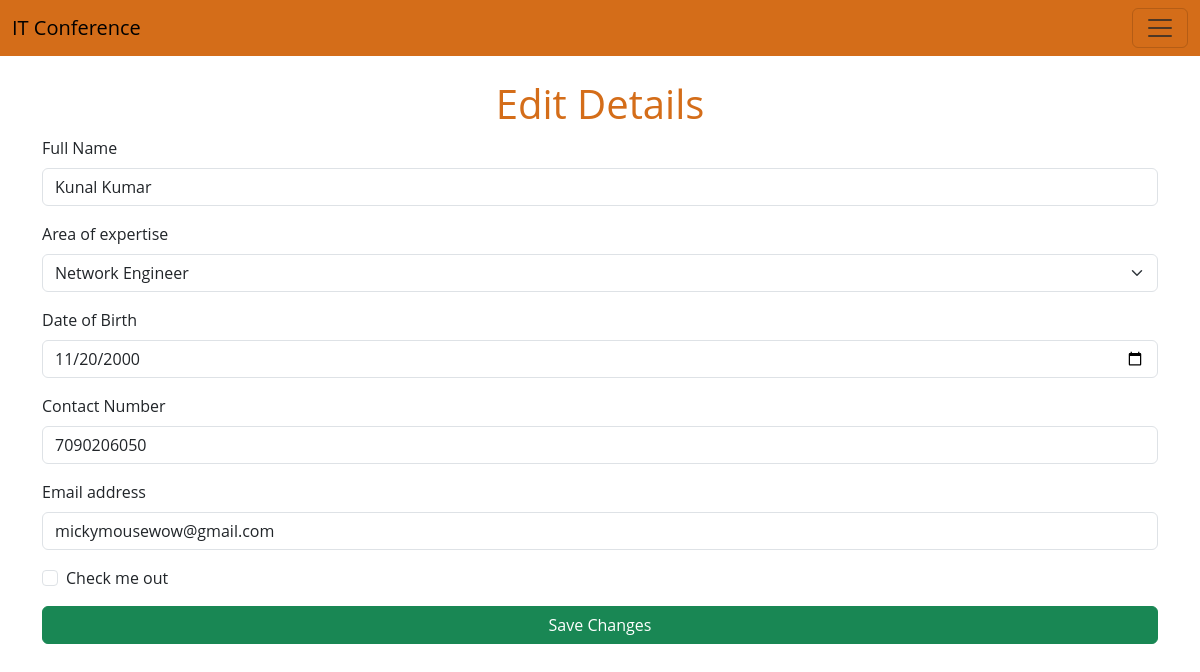
Screenshot of /edit.php?id=6 with the database file from the repository.
### tables this page shows
CREATE TABLE IF NOT EXISTS `attendee` (
  `attendee_id` int(11) NOT NULL AUTO_INCREMENT,
  `attendee_name` varchar(100) NOT NULL,
  `attendee_dob` date NOT NULL,
  `attendee_contact` varchar(15) NOT NULL,
  `attendee_email` varchar(100) NOT NULL,
  `attendee_speciality` int(11) NOT NULL,
  PRIMARY KEY (`attendee_id`),
  KEY `fk_attendee_specility` (`attendee_speciality`)
);

CREATE TABLE IF NOT EXISTS `specilities` (
  `speciality_id` int(11) NOT NULL AUTO_INCREMENT,
  `name` varchar(100) NOT NULL,
  PRIMARY KEY (`speciality_id`)
);

### includes/db/conn.php (called while the page is built)
<?php
    $host='127.0.0.1';
    $db='attendance_db';
    $user='root';
    $pass='';
    $charset='utf8mb4';
    $dsn="mysql:host=$host;dbname=$db;charset=$charset";
    try{
        $pdo=new PDO($dsn,$user,$pass);
        $pdo -> setAttribute( PDO::ATTR_ERRMODE,PDO::ERRMODE_EXCEPTION);
    }catch(PDOException $e){
        throw new PDOException($e->getMessage());
    }
    require_once "includes/db/crud.php";
    $crud=new crud($pdo);
?>

### includes/db/crud.php (called while the page is built, shortened)
<?php
class crud
{
    private $db;
    function __construct($conn)
    {
        $this->db = $conn;
    }
    public function getSpecialities()
    {
        try {
            $sql = "select * from specilities";
            $result = $this->db->query($sql);
            return $result;
        } catch (PDOException $e) {
            $e->getMessage();
            return false;
        }
    }
    public function getAttendeeDetails($id)
    {
        try {
            $sql = "select * from attendee a inner join specilities s on a.attendee_speciality=s.speciality_id where a.attendee_id=:id";
            $stmt = $this->db->prepare($sql);
            $stmt->bindparam(':id', $id);
            $stmt->execute();
            $result = $stmt->fetch();
            return $result;
        } catch (PDOException $e) {
            $e->getMessage();
            return false;
        }
    }
}

### edit.php (the view, shortened to what this page needs)
<?php
require_once "includes/header.php";
require_once "includes/db/conn.php";
$result = $crud->getSpecialities();
if (!isset($_GET['id'])) {
    echo 'error';
} else {
    $id = $_GET['id'];
    $attendee_detail = $crud->getAttendeeDetails($id);
?>
<div class="container main-container" style="margin-top: 80px;">
    <h1 class="text-center text-wrap registration-heading">Edit Details</h1>
    <form method="post" action="editUpdate.php" id="registrationForm">
        <div class="mb-3">
            <label for="name" class="form-label">Full Name</label>
            <input type="text" class="form-control" id="name" name="name" value="<?php echo $attendee_detail['attendee_name'] ?>">
        </div>
        <div class="mb-3">
            <label for="designation" class="form-label">Area of expertise</label>
            <select class="form-select" aria-label="Default select example" id="designation" name="designation">
                <?php while ($r = $result->fetch(PDO::FETCH_ASSOC)) { ?>
                    <option value=<?php echo $r['speciality_id'] ?> <?php
                                                                    if ($attendee_detail['attendee_speciality'] == $r['speciality_id']) {
                                                                        echo 'selected';
                                                                    }
                                                                    ?>>
                        <?php echo $r['name'] ?>
                    </option>
                <?php } ?>
            </select>
        </div>
        <div class="mb-3">
            <label for="dob" class="form-label">Date of Birth</label>
            <input type="date" class="form-control" id="dob" name="dob" value="<?php echo $attendee_detail['attendee_dob'] ?>">
        </div>
        <div class="mb-3">
            <label for="phone" class="form-label">Contact Number</label>
            <input type="text" class="form-control" id="phone" aria-describedby="phoneHelp" name="phone" value="<?php echo $attendee_detail['attendee_contact'] ?>">
        </div>
        <div class="mb-3">
            <label for="email" class="form-label">Email address</label>
            <input type="email" class="form-control" id="email" aria-describedby="emailHelp" name="email" value="<?php echo $attendee_detail['attendee_email'] ?>">
        </div>
        <div class="mb-3 form-check">
            <input type="checkbox" class="form-check-input" id="exampleCheck1" name="exampleCheck1">
            <label class="form-check-label" for="exampleCheck1">Check me out</label>
        </div>
        <div class="d-grid gap-2">
            <button type="submit" name="submit" value="submit" class="btn btn-success btn-block">Save Changes</button>
        </div>
    </form>
</div>
<?php }?>
<?php require_once "includes/footer.php" ?>

### css/Styles.css (style rules this page uses)
body { font-family: "Open Sans", -apple-system, BlinkMacSystemFont, "Segoe UI", Roboto, Oxygen-Sans, Ubuntu, Cantarell, "Helvetica Neue", Helvetica, Arial, sans-serif; }
.main-container { margin-bottom: 80px; margin-top: 80px; }
.registration-heading { color: #d46d19; font-weight: 500; }

### rows the page displays
attendee: name "Kunal Kumar", designation "Network Engineer", dob "11/20/2000", phone "7090206050", email "mickymousewow@gmail.com"
